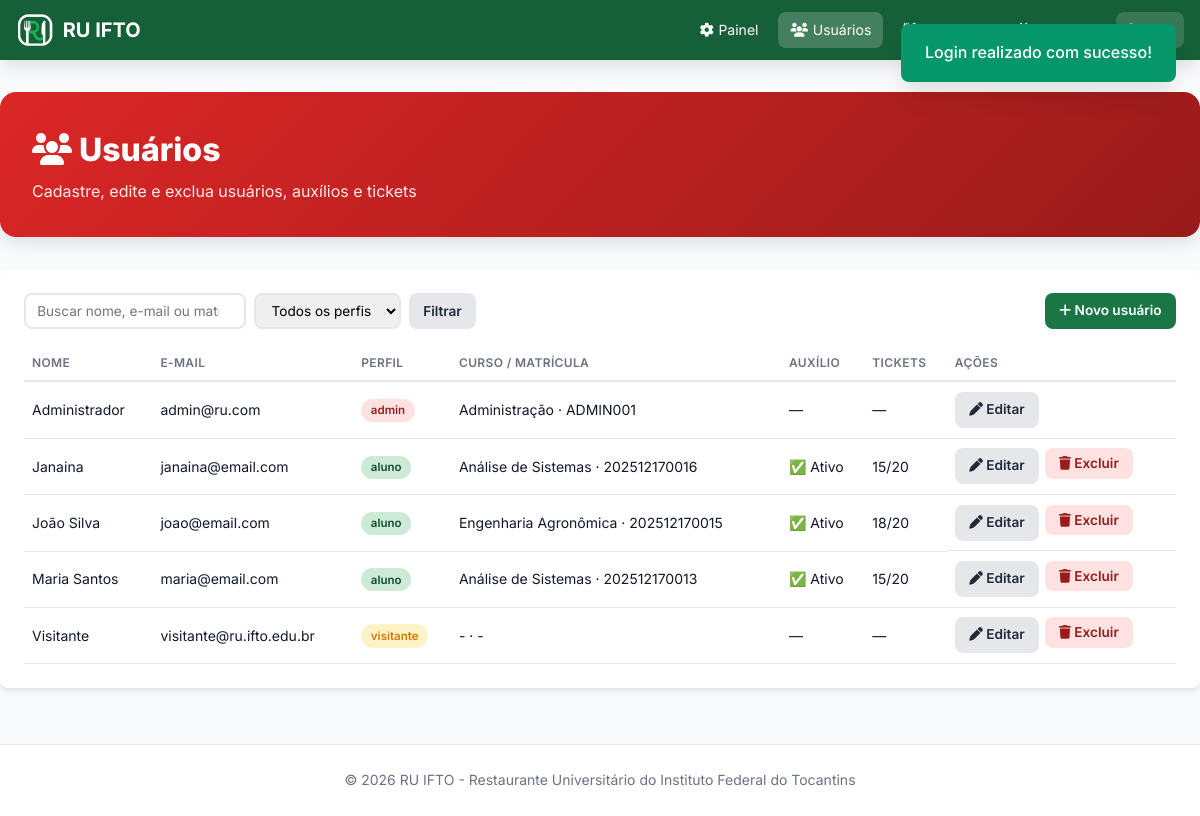
The app's page /admin/usuarios.php (signed in) with its own data.
### tables this page shows
CREATE TABLE IF NOT EXISTS usuarios (
    id             INT UNSIGNED AUTO_INCREMENT PRIMARY KEY,
    nome           VARCHAR(120) NOT NULL,
    email          VARCHAR(150) NOT NULL UNIQUE,
    senha_hash     VARCHAR(255) NOT NULL,               
    perfil         ENUM('admin','aluno','visitante') NOT NULL DEFAULT 'aluno',
    matricula      VARCHAR(30)  NOT NULL DEFAULT '-',
    curso          VARCHAR(100) NOT NULL DEFAULT '-',
    periodo        VARCHAR(10)  NOT NULL DEFAULT '-',
    auxilio_ativo  TINYINT(1)   NOT NULL DEFAULT 0,
    tickets_totais INT UNSIGNED NOT NULL DEFAULT 0,
    tickets_usados INT UNSIGNED NOT NULL DEFAULT 0,
    valor_refeicao DECIMAL(6,2) NOT NULL DEFAULT 0.00,  
    criado_em      DATETIME     NOT NULL DEFAULT CURRENT_TIMESTAMP,
    CONSTRAINT chk_tickets CHECK (tickets_usados <= tickets_totais)
);

### src/helpers.php (called while the page is built, shortened)
<?php
function e(?string $texto): string
{
    return htmlspecialchars((string) $texto, ENT_QUOTES, 'UTF-8');
}
function url(string $caminho = ''): string
{
    return BASE_URL . '/' . ltrim($caminho, '/');
}

### src/Database.php (called while the page is built, shortened)
<?php
class Database
{
    private static ?PDO $instancia = null;
    public static function conectar(): PDO
    {
        if (self::$instancia === null) {
            $dsn = sprintf('mysql:host=%s;port=%s;dbname=%s;charset=utf8mb4', DB_HOST, DB_PORT, DB_NAME);
            try {
                self::$instancia = new PDO($dsn, DB_USER, DB_PASS, [
                    PDO::ATTR_ERRMODE            => PDO::ERRMODE_EXCEPTION,
                    PDO::ATTR_DEFAULT_FETCH_MODE => PDO::FETCH_ASSOC,
                    PDO::ATTR_EMULATE_PREPARES   => false,
                ]);
            } catch (PDOException $e) {
                http_response_code(500);
                exit('Erro ao conectar ao banco de dados. Verifique config/config.php e se o script database/ruifto.sql foi importado.');
            }
        }
        return self::$instancia;
    }
}

### src/Model.php (called while the page is built, shortened)
<?php
abstract class Model
{
    protected static string $tabela;
    protected static function db(): PDO
    {
        return Database::conectar();
    }
    public static function fromRow(array $linha): static
    {
        $obj = new static();
        foreach ($linha as $campo => $valor) {
            if (property_exists($obj, $campo)) {
                $obj->$campo = $valor;
            }
        }
        $obj->id = (int) $linha['id'];
        return $obj;
    }
    public static function buscar(int $id): ?static
    {
        $st = static::db()->prepare('SELECT * FROM ' . static::$tabela . ' WHERE id = :id');
        $st->execute([':id' => $id]);
        $linha = $st->fetch();
        return $linha ? static::fromRow($linha) : null;
    }
}

### src/Usuario.php (called while the page is built, shortened)
<?php
class Usuario extends Model
{
    public string $perfil = 'aluno';
    public int $tickets_totais = 0;
    public int $tickets_usados = 0;
    public function ticketsDisponiveis(): int
    {
        return max(0, (int) $this->tickets_totais - (int) $this->tickets_usados);
    }
    public function isAdmin(): bool     { return $this->perfil === 'admin'; }
    public function isAluno(): bool     { return $this->perfil === 'aluno'; }
    public static function listar(?string $perfil = null, string $busca = ''): array
    {
        $sql = 'SELECT * FROM usuarios WHERE 1=1';
        $params = [];
        $sql .= ' ORDER BY nome';
        $st = self::db()->prepare($sql);
        $st->execute($params);
        return array_map([self::class, 'fromRow'], $st->fetchAll());
    }
}

### config/config.php (called while the page is built, shortened)
<?php
spl_autoload_register(function (string $classe) {
    $arquivo = ROOT_PATH . '/src/' . $classe . '.php';
});
require_once ROOT_PATH . '/src/helpers.php';

### src/Auth.php (called while the page is built, shortened)
<?php
class Auth
{
    public static function usuario(): ?Usuario
    {
        static $cache = false;
        if ($cache !== false) {
            return $cache;
        }
        $cache = isset($_SESSION['usuario_id']) ? Usuario::buscar((int) $_SESSION['usuario_id']) : null;
        return $cache;
    }
    public static function exigirLogin(): Usuario
    {
        $u = self::usuario();
        return $u;
    }
    public static function exigirAdmin(): Usuario
    {
        $u = self::exigirLogin();
        return $u;
    }
}

### admin/usuarios.php (the view, shortened to what this page needs)
<?php
require_once dirname(__DIR__) . '/config/config.php';
$admin = Auth::exigirAdmin();
$perfil = $_GET['perfil'] ?? '';
$busca  = trim($_GET['q'] ?? '');
$usuarios = Usuario::listar(in_array($perfil, ['admin', 'aluno', 'visitante'], true) ? $perfil : null, $busca);
require dirname(__DIR__) . '/includes/header.php';
?>
<div class="dashboard-header" style="background:linear-gradient(135deg,#dc2626,#991b1b);">
    <h1><i class="fas fa-users"></i> Usuários</h1><p>Cadastre, edite e exclua usuários, auxílios e tickets</p>
</div>
<div class="panel">
    <div class="page-actions">
        <form method="get" class="filtros">
            <input type="search" name="q" placeholder="Buscar nome, e-mail ou matrícula" value="<?= e($busca) ?>">
            <select name="perfil">
                <option value="">Todos os perfis</option>
            </select>
            <button class="btn btn-cinza">Filtrar</button>
        </form>
        <a class="btn btn-verde" href="<?= url('admin/usuario_form.php') ?>"><i class="fas fa-plus"></i> Novo usuário</a>
    </div>
    <table class="admin-table">
        <thead><tr><th>Nome</th><th>E-mail</th><th>Perfil</th><th>Curso / Matrícula</th><th>Auxílio</th><th>Tickets</th><th>Ações</th></tr></thead>
        <tbody>
        <?php foreach ($usuarios as $u): ?>
            <tr>
                <td><?= e($u->nome) ?></td>
                <td><?= e($u->email) ?></td>
                <td><span class="badge <?= e($u->perfil) ?>"><?= e($u->perfil) ?></span></td>
                <td><?= e($u->curso) ?> · <?= e($u->matricula) ?></td>
                <td><?= $u->isAluno() ? ($u->auxilio_ativo ? '✅ Ativo' : '❌ Inativo') : '—' ?></td>
                <td><?= $u->isAluno() ? $u->ticketsDisponiveis() . '/' . (int) $u->tickets_totais : '—' ?></td>
                <td class="tabela-acoes">
                    <a class="btn btn-cinza" href="<?= url('admin/usuario_form.php?id=' . $u->id) ?>"><i class="fas fa-pen"></i> Editar</a>
                    <?php if ($u->id !== $admin->id): ?>
                    <form method="post" onsubmit="return confirm('Excluir <?= e(addslashes($u->nome)) ?>? Suas reservas também serão removidas.')">
                        <button class="btn btn-vermelho"><i class="fas fa-trash"></i> Excluir</button>
                    </form>
                    <?php endif; ?>
                </td>
            </tr>
        <?php endforeach; ?>
        </tbody>
    </table>
</div>
<?php require dirname(__DIR__) . '/includes/footer.php';

### assets/css/style.css (style rules this page uses)
* { margin: 0; padding: 0; box-sizing: border-box; }
:root { --primary-50: #eaf6ee; --primary-100: #cdead7; --primary-200: #a3d9b6; --primary-300: #71c390; --primary-400: #45ab72; --primary-500: #268f57; --primary-600: #1a7745; --primary-700: #156038; --primary-800: #114a2c; --primary-900: #0c3520; --gray-50: #f9fafb; --gray-100: #f3f4f6; --gray-200: #e5e7eb; --gray-300: #d1d5db; --gray-400: #9ca3af; --gray-500: #6b7280; --gray-600: #4b5563; --gray-700: #374151; --gray-800: #1f2937; --gray-900: #111827; --green-100: #d1fae5; --green-600: #059669; --green-800: #065f46; --red-100: #fee2e2; --red-600: #dc2626; --red-800: #991b1b; --yellow-100: #fef3c7; --yellow-600: #d97706; --shadow-sm: 0 1px 2px 0 rgb(0 0 0 / 0.05); --shadow-md: 0 4px 6px -1px rgb(0 0 0 / 0.1); --shadow-lg: 0 10px 15px -3px rgb(0 0 0 / 0.1); --shadow-xl: 0 20px 25px -5px rgb(0 0 0 / 0.1); --radius: 0.5rem; --radius-lg: 1rem; }
body { font-family: 'Inter', -apple-system, BlinkMacSystemFont, sans-serif; background: var(--gray-50); color: var(--gray-900); line-height: 1.6; min-height: 100vh; }
.dashboard-header { background: linear-gradient(135deg, var(--primary-600), var(--primary-800)); color: white; padding: 2rem; border-radius: var(--radius-lg); margin-bottom: 2rem; box-shadow: var(--shadow-lg); }
.dashboard-header h1 { font-size: 2rem; font-weight: 800; }
.dashboard-header p { opacity: 0.9; margin-top: 0.25rem; }
.admin-table { width: 100%; border-collapse: collapse; font-size: 0.875rem; }
.admin-table th { text-align: left; padding: 0.5rem 0.5rem; color: var(--gray-500); font-weight: 600; font-size: 0.75rem; text-transform: uppercase; letter-spacing: 0.03em; border-bottom: 2px solid var(--gray-200); position: sticky; top: 0; background: white; }
.admin-table td { padding: 0.6rem 0.5rem; border-bottom: 1px solid var(--gray-200); }

### assets/css/extra.css (style rules this page uses)
.page-actions { display:flex; gap:.5rem; flex-wrap:wrap; align-items:center; justify-content:space-between; margin-bottom:1rem; }
.panel { background:#fff; border-radius:var(--radius); padding:1.5rem; box-shadow:var(--shadow-md); margin-bottom:1.5rem; overflow-x:auto; }
.btn { display:inline-block; padding:.45rem .9rem; border-radius:var(--radius); border:none; font-size:.85rem; font-weight:600; cursor:pointer; text-decoration:none; font-family:inherit; }
.btn-verde { background:var(--primary-600); color:#fff; }
.btn-cinza { background:var(--gray-200); color:var(--gray-800); }
.btn-vermelho { background:var(--red-100); color:var(--red-800); }
.tabela-acoes { display:flex; gap:.35rem; flex-wrap:wrap; }
.tabela-acoes form { display:inline; }
.badge { display:inline-block; padding:.15rem .6rem; border-radius:999px; font-size:.72rem; font-weight:600; background:var(--gray-100); color:var(--gray-700); }
.badge.admin { background:var(--red-100); color:var(--red-800); }
.badge.aluno { background:var(--primary-100); color:var(--primary-800); }
.badge.visitante { background:var(--yellow-100); color:var(--yellow-600); }
.filtros { display:flex; gap:.5rem; flex-wrap:wrap; }
.filtros input, .filtros select { padding:.45rem .7rem; border:2px solid var(--gray-200); border-radius:var(--radius); font-family:inherit; font-size:.85rem; }

### records on screen
usuarios: nome "Administrador", email "admin@ru.com", perfil "admin", curso "Administração", matricula "ADMIN001"
usuarios: nome "Janaina", email "janaina@email.com", perfil "aluno", curso "Análise de Sistemas", matricula "202512170016", auxilio_ativo "✅ Ativo", $u->ticketsDisponiveis() "15", tickets_totais "20"
usuarios: nome "João Silva", email "joao@email.com", perfil "aluno", curso "Engenharia Agronômica", matricula "202512170015", auxilio_ativo "✅ Ativo", $u->ticketsDisponiveis() "18", tickets_totais "20"
usuarios: nome "Maria Santos", email "maria@email.com", perfil "aluno", curso "Análise de Sistemas", matricula "202512170013", auxilio_ativo "✅ Ativo", $u->ticketsDisponiveis() "15", tickets_totais "20"
usuarios: nome "Visitante", email "visitante@ru.ifto.edu.br", perfil "visitante", curso "-", matricula "-"
